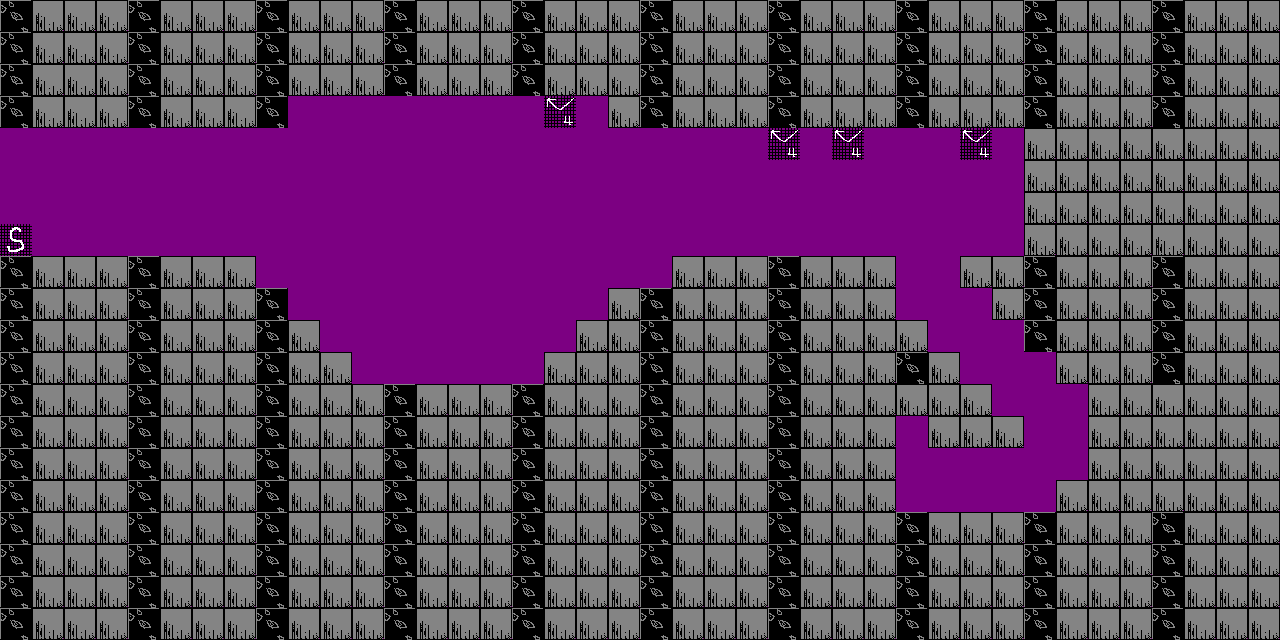

A 2D game scene composited from a Tiled map and its tileset images. What follows is a short description and the map's XML, with each tile layer's data collapsed to a summary:
An orthogonal 40x20 tile map with 32x32 px tiles, 2 tile layers (ground, chara).

<map version="1.0" orientation="orthogonal" width="40" height="20" tilewidth="32" tileheight="32" backgroundcolor="#7c0082">
 <tileset firstgid="1" name="map" tilewidth="32" tileheight="32">
  <image source="map.png" trans="ff00ff" width="256" height="256" />
  <terraintypes>
   <terrain name="�������Ϸ�" tile="-1" />
  </terraintypes>
 </tileset>
 <layer name="ground" width="40" height="20">
  <data>[800 cells, 597 non-empty, 2 distinct tile ids]</data>
 </layer>
 <layer name="chara" width="40" height="20">
  <data>[800 cells, 5 non-empty, 2 distinct tile ids]</data>
 </layer>
</map>
